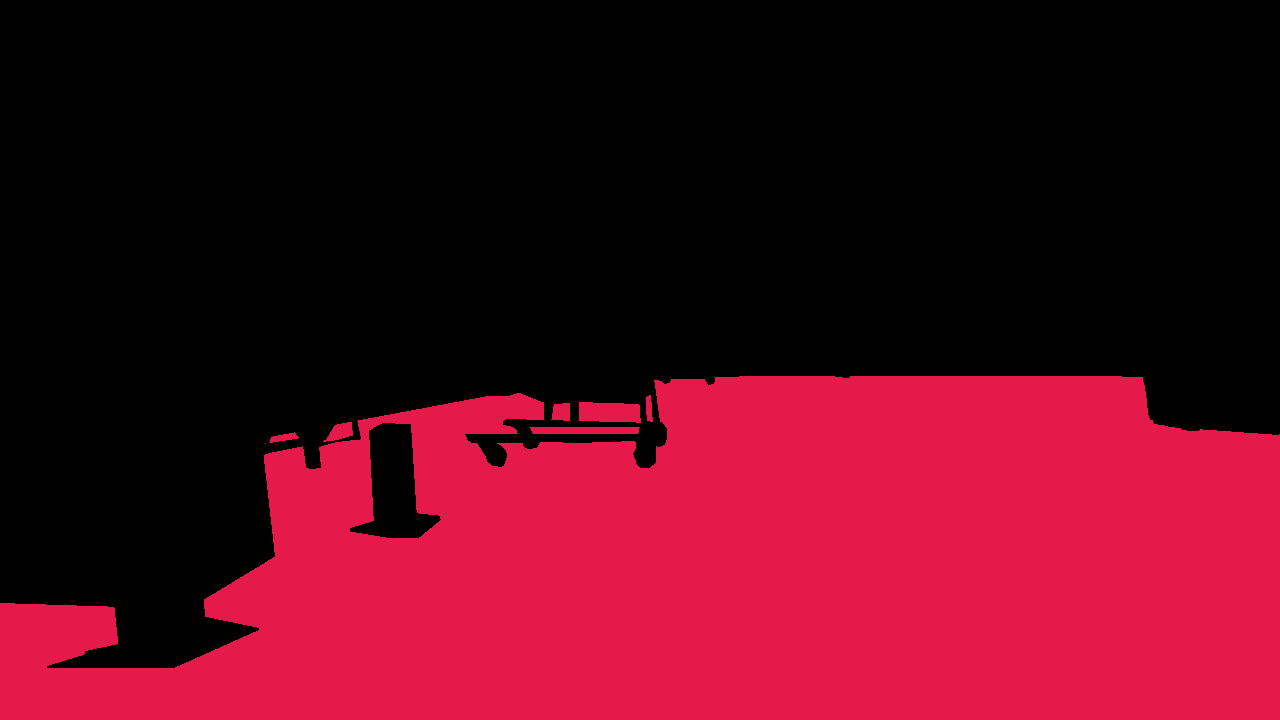
#> input picture data/Labelled_Test_Data/000000285/image_1.png_raw_labels_2d/driveable_ground.png, 1280 x 720 px, found by its file name
$ python prepare_dataset.py
#> lines starting #> are read from the running program, lines starting #| are printed output that depends on the picture; after the words box and inside, x2 and y2 are one past the last pixel; in counts of white or black regions, pixels touching at a corner belong together
import os
import shutil
import cv2
import numpy as np

# 数据集路径
SOURCE_ROOT = r"D:\passable_area_system\data\Labelled_Test_Data"

# 输出路径
DATA_ROOT = r"D:\passable_area_system\data"

RAW_DIR = os.path.join(DATA_ROOT, "raw")
MASK_DIR = os.path.join(DATA_ROOT, "masks")

os.makedirs(RAW_DIR, exist_ok=True)
os.makedirs(MASK_DIR, exist_ok=True)

index = 0

for folder in os.listdir(SOURCE_ROOT):

    folder_path = os.path.join(SOURCE_ROOT, folder)

    if not os.path.isdir(folder_path):
        continue

    # 遍历三个子文件夹
    for sub in os.listdir(folder_path):

        sub_path = os.path.join(folder_path, sub)

        if not os.path.isdir(sub_path):
            continue

        img_path = os.path.join(sub_path, "source_image.png")
        mask_path = os.path.join(sub_path, "driveable_ground.png")

        if os.path.exists(img_path) and os.path.exists(mask_path):

            filename = f"{index:04d}.png"

            raw_dst = os.path.join(RAW_DIR, filename)
            mask_dst = os.path.join(MASK_DIR, filename)

            # 复制原图
            shutil.copy(img_path, raw_dst)

            # 读取mask
            mask = cv2.imread(mask_path, cv2.IMREAD_GRAYSCALE)
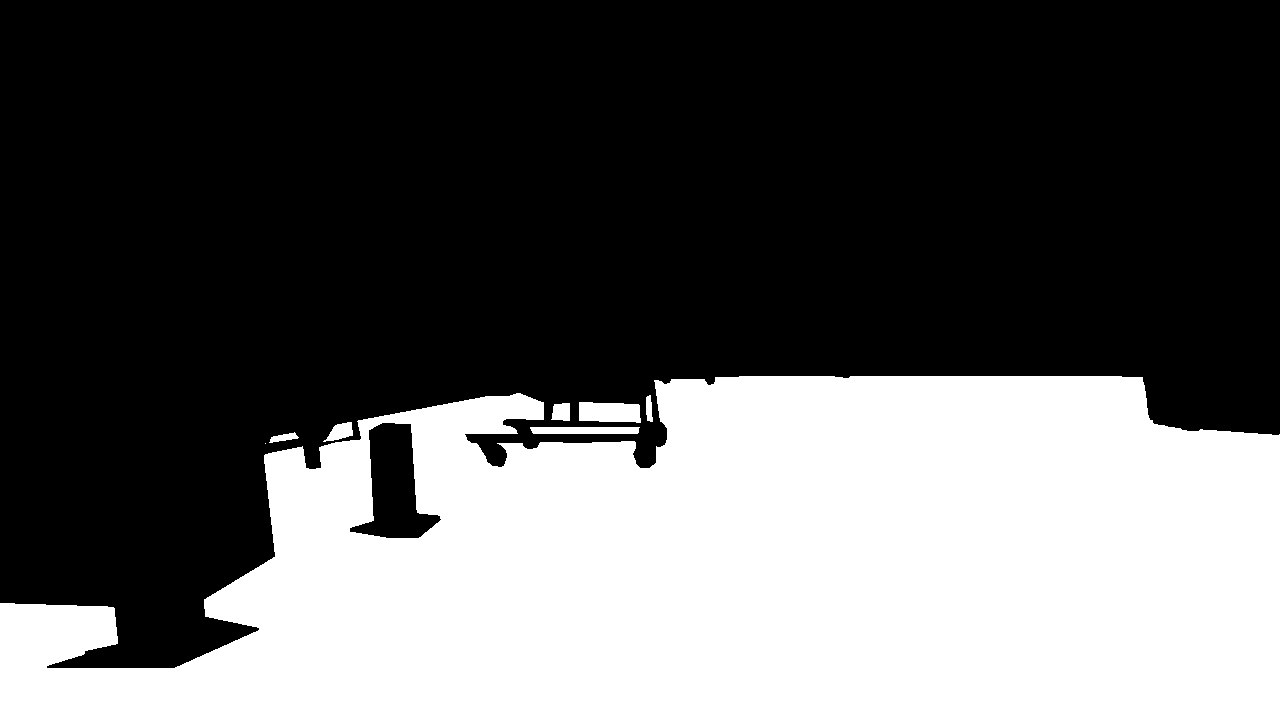
#> mask: shape (720, 1280); values 0 (black) and 91 (white), 37% white; 8 white regions (1 under 20 px), largest, box (x1, y1, x2, y2) and area: (0, 376, 1280, 720) 338135, (579, 402, 641, 423) 1145, (530, 427, 640, 434) 754

            # 二值化
            binary = np.zeros_like(mask)
            binary[mask > 0] = 255

            cv2.imwrite(mask_dst, binary)

            index += 1

print("Dataset preparation completed!")
print("Total samples:", index)
